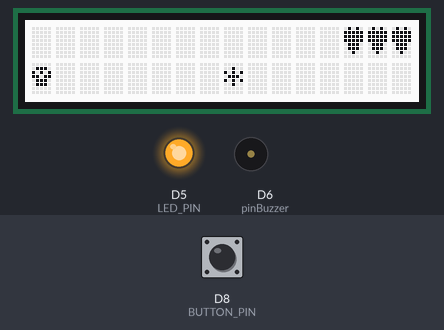
A sketch run on a simulated ESP8266 (NodeMCU). Shown: 16×2 character LCD, output pins drawn as LEDs (lit = HIGH), buzzer (waves = sounding). The test bench sets the inputs (shaded band); at power-on: D8 (BUTTON_PIN) HIGH.

Above: at 7.1 s.
7.2 s: D8 (BUTTON_PIN) pulled LOW for 0.4 s
At 10.3 s:
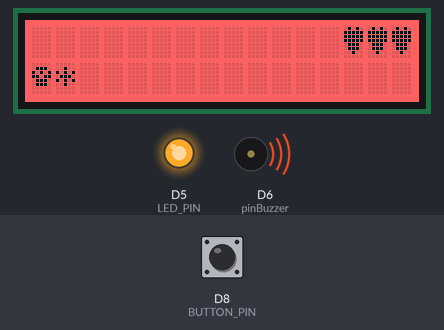
10.5 s: D8 (BUTTON_PIN) pulled LOW for 1 s
At 11.27 s:
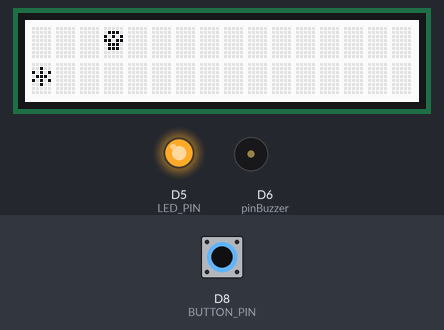
13.5 s: D8 (BUTTON_PIN) pulled LOW for 0.4 s
At 13.6 s:
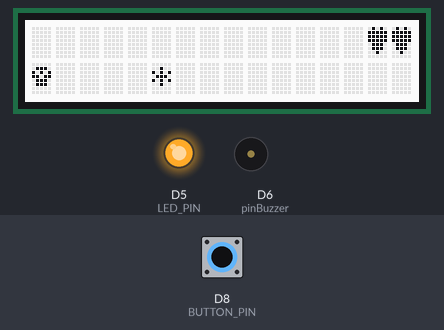
16.3 s: D8 (BUTTON_PIN) pulled LOW for 1 s
At 16.46 s:
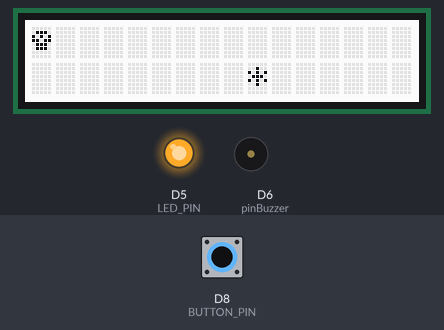
36.6 s: D8 (BUTTON_PIN) pulled LOW for 3.2 s
At 36.72 s:
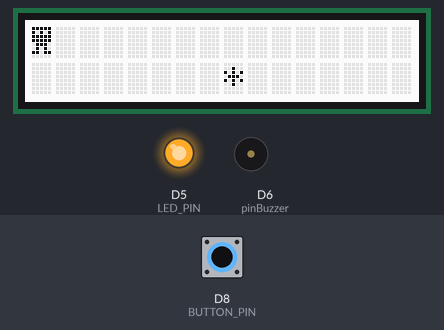
Timing chart, 0 to 47.1 s (numbered marks = the images above; inputs shaded):
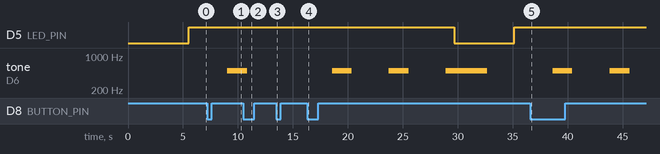

The sketch:

Main.ino
```cpp
#include <Wire.h>
#include "Game.hpp"

Game jumpingGame;

void setup() {
  jumpingGame.setup();
}

void loop() {
  jumpingGame.loop();
}
```

Buzzer.cpp
```cpp
#include "Buzzer.hpp"
#include <ESP8266WiFi.h>
#include <Arduino.h>


Buzzer::Buzzer()
{
    pinBuzzer=D6;
    init();
}
void Buzzer::init()
{
   pinMode(pinBuzzer, OUTPUT);
}
int Buzzer::Get_pin()
{
    return pinBuzzer;
}
void Buzzer::BuzzOn()
{
    tone(Get_pin(),500);
    delay(800);
}
void Buzzer::BuzzOff()
{
  noTone(Get_pin());
}
```

Buzzer.hpp
```cpp
#ifndef DEF_BUZZER
#define DEF_BUZZER

class Buzzer
{
    private:
    int pinBuzzer;
    public:
    /**
     * @brief      Constructeur par défaut de la classe Buzzer.
    */
    Buzzer();
   // ~Buzzer();
    /**
     * @brief      Initialisation du buzzer, appellé par le constructeur
    */
    virtual void init();
    /**
     * @brief      Récupération du pin du buzzer.
     * @return     Le pin du buzzer.
    */
    virtual int Get_pin();
    /**
     * @brief      Fait sonner le buzzer.
    */
    void BuzzOn();
    void BuzzOff();
};
#endif
```

Character.cpp
```cpp
#include "Character.hpp"

void AlienCharacter::display() {
  lcd.write(byte(2));
}

void SkullCharacter::display() {
  lcd.write(byte(6));
}
```

Character.hpp
```cpp
#ifndef CHARACTER_HPP
#define CHARACTER_HPP

#include <rgb_lcd.h>

class Character {
public:
  virtual void display() = 0;
};

class AlienCharacter : public Character {
public:
  void display() override;
};

class SkullCharacter : public Character {
public:
  void display() override;
};

#endif
```

Game.cpp
```cpp
#include "Game.hpp"
#include "Buzzer.hpp"

#include <Arduino.h>


//ok fonctionnel : avec buzzer en lib
//                 voir lib led
//                 voir lib boutton
//                 voir lib capteur : buzzer/led/bouton
//                 lib pour charactere a eviter


rgb_lcd lcd;
Buzzer buzzer;

byte Alien[] =
{ B11111,
  B10101,
  B11111,
  B11111,
  B01110,
  B01010,
  B11011,
  B00000};

byte Skull[] =
 {B00000,
  B01110,
  B10101,
  B11011,
  B01110,
  B01110,
  B00000,
  B00000};

byte Heart[] = {
  B01010,
  B11111,
  B11111,
  B11111,
  B01110,
  B01110,
  B00100,
  B00000};

Game::Game() {
}

Game::~Game() {
}


void Game::setup() {

  //initialisation des variables
  selectedCharacter = 0;
  buttonPressed = false;
  characterSelected = false;
  characterPosition = 0;            // Position verticale du personnage sur l'écran LCD
  jumpHeight = 4;                   // Hauteur du saut du personnage
  isJumping = false;                // Variable pour suivre l'état du saut du personnage
  totalHeart = 3;                   // Nombre de vies que l'on a au loncement du jeu
  obstaclePosition = LCD_COLS - 1;  // Position de départ de l'obstacle à l'extrême droite


  //initialisation des E/S
  pinMode(BUTTON_PIN, INPUT);
  pinMode(LED_PIN, OUTPUT);

  lcd.begin(LCD_COLS, LCD_ROWS);
  lcd.setRGB(255,255,255);

  lcd.createChar(2, Alien);
  lcd.createChar(6, Skull);
  lcd.createChar(3, Heart);

  lcd.clear();
  lcd.print("Jumping game");
  delay(3000);

}


void Game::loop() {

  int buttonState = digitalRead(BUTTON_PIN);
  lcd.setRGB(255,255,255);

  //Gestion de la sélection du personnage
  if (!characterSelected) {
    if(!buttonPressed){
      selectedCharacter = (selectedCharacter + 1) % 2;
      buzzer.BuzzOff();  //digitalWrite(BUZZER_PIN, LOW);
      lcd.clear();
      lcd.setCursor(0, 0);
      lcd.print("Selected: ");

      if (selectedCharacter == 0) {
        lcd.write(byte(2));
      } else {
        lcd.write(byte(6));
      }
      delay(800);
    }


    //Gestion du jeux
    if(digitalRead(BUTTON_PIN) == HIGH){
        buttonPressed = true;
        characterSelected = true;

        lcd.clear();
        for(int i = 0;i<4;i++){
          switch(i){
            case 0:
              lcd.setCursor(1,0);
              lcd.write("3, ");
              break;
            case 1:
              lcd.setCursor(4,0);
              lcd.write("2, ");
              break;
            case 2:
              lcd.setCursor(7,0);
              lcd.write("1, ");
              break;
            default:
              lcd.setCursor(10,0);
              lcd.write("Go!!");
              break;
          }
          delay(400);
        }
        digitalWrite(LED_PIN, HIGH);
    }
  }
  else {
    // Vérifie si le bouton est pressé pour déclencher le saut
    if (buttonState == LOW && !buttonPressed) {
      buttonPressed = true;
      isJumping = true;
    } else if (buttonState == HIGH) {
      buttonPressed = false;
    }

    if (!isJumping) {
      // Affichage du personnage quand il ne saute pas
      lcd.clear();
      if(characterPosition != 0){
        characterPosition -= 1;
      }
      lcd.setCursor(characterPosition, 1);
      if (selectedCharacter == 0) {
        lcd.write(byte(2));
      } else {
        lcd.write(byte(6));
      }

      // Affichage de l'obstacle
      lcd.setCursor(obstaclePosition, LCD_ROWS - 1);
      lcd.write('*');

      //Affichage des coeurs du personnage
      for (int i = 0; i <= totalHeart; i++) {
        lcd.setCursor(LCD_COLS - i , 0);
        lcd.write(byte(3));
      }

      delay(200);
    } else {
      // Animation du saut avec déplacement vers la droite simulé
      for (int i = 0; i < jumpHeight; i++) {
        lcd.clear();
        if(i<=jumpHeight-1){
          lcd.setCursor(i, 0);
        }else{
          lcd.setCursor(i, 1);
        }

        if (selectedCharacter == 0) {
        lcd.write(byte(2));
        } else {
        lcd.write(byte(6));
        }
        characterPosition = 4;

        // Affichage de l'obstacle
        lcd.setCursor(obstaclePosition, LCD_ROWS - 1);
        lcd.write('*');

        delay(100);
      }

      isJumping = false;
      delay(100);
    }

    // Mise à jour de la position de l'obstacle (déplacement vers la gauche)
    obstaclePosition--;
    if (obstaclePosition < 0) {
      obstaclePosition = LCD_COLS - 1;
    }

    // Vérification de la collision entre le personnage et l'obstacle
    if (obstaclePosition == 0) {
      if (characterPosition == 0) {
        if(totalHeart == 0) {
          lcd.clear();
          lcd.setCursor(0, 0);
          lcd.print("XX Game Over! XX");
          lcd.setRGB(255,0,0);
          buzzer.BuzzOn();  //digitalWrite(BUZZER_PIN, HIGH);
          digitalWrite(LED_PIN, LOW);
          delay(3000);
          characterSelected = false; // Réinitialisation du jeu après la collision
          obstaclePosition = LCD_COLS - 1;
          isJumping = false; // Réinitialisation de l'état de saut du personnage
          totalHeart = 3 ;
          buttonPressed = false;
        }
        else{
          totalHeart -= 1 ;
          buzzer.BuzzOn();  //digitalWrite(BUZZER_PIN, LOW);
          lcd.setRGB(255,50,50);
          delay(1000);
          buzzer.BuzzOff();
          lcd.setRGB(255,255,255);

        }
      }
  }}
}
```

Game.hpp
```cpp
#ifndef GAME_HPP
#define GAME_HPP

#include <Arduino.h>


#include <Wire.h>
#include <rgb_lcd.h>
extern rgb_lcd lcd;

#define BUTTON_PIN D8
#define LED_PIN D5
//#define BUZZER_PIN D6
#define LCD_COLS 16
#define LCD_ROWS 2

class Game {

public :
  int selectedCharacter;
  int characterPosition;
  int jumpHeight;
  bool isJumping;
  bool buttonPressed;
  bool characterSelected;
  int totalHeart;
  int obstaclePosition;

  // Constructeur
  Game();

  // Destructeur
  ~Game();

  void setup();
  void loop();

};

#endif
```

Measured:
- after the input at 7.2 s, tone on D6 (pinBuzzer): silent → 500 Hz after 1.8 s instead of 1.5 s; the display: first changes after 0.05 s (image 1 shows a later state)
- after the input at 13.5 s, tone on D6 (pinBuzzer): stays silent (without the input it goes to 500 Hz after 1.1 s)
- after the input at 16.3 s, the display: changes after 0.06 s (image 4)
- after the input at 36.6 s, the display: changes at once (image 5)
